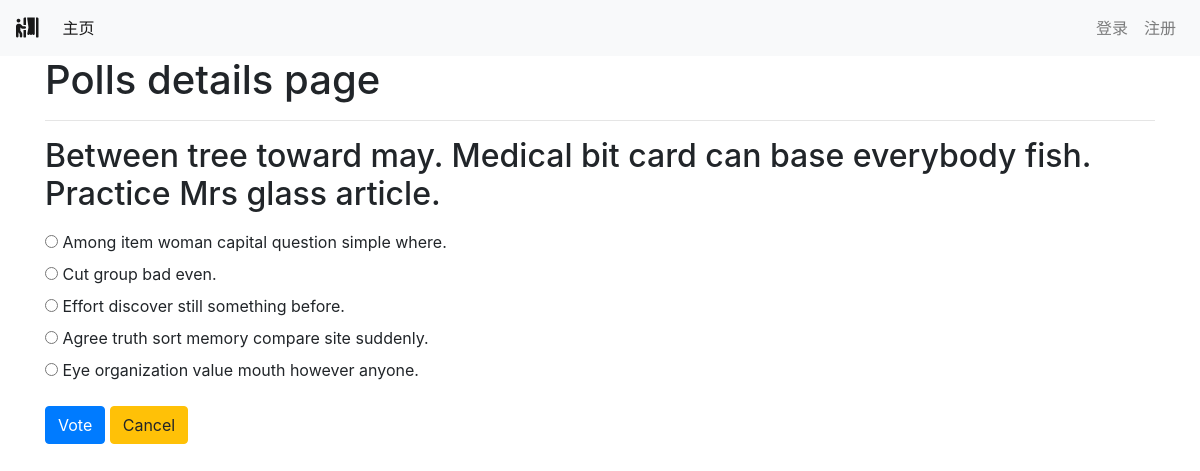
The app's page /polls/2/ with its own data.
### polls/models.py (models this page shows, shortened)
class Poll(models.Model):
    owner = models.ForeignKey(User, on_delete=models.CASCADE)
    text = models.TextField()
    pub_date = models.DateTimeField(default=timezone.now)
    active = models.BooleanField(default=True)
    def __str__(self):
        return self.text

class Choice(models.Model):
    poll = models.ForeignKey(Poll, on_delete=models.CASCADE)
    choice_text = models.CharField(max_length=255)

### polls/views.py (the view)
# urls.py: path('<int:poll_id>/', views.poll_detail, name='detail'),
def poll_detail(request, poll_id):
    poll = get_object_or_404(Poll, id=poll_id)
    if not poll.active:
        return render(request, 'polls/poll_result.html', {'poll': poll})
    loop_count = poll.choice_set.count()
    context = {
        'poll': poll,
        'loop_time': range(0, loop_count),
    }
    return render(request, 'polls/poll_detail.html', context)

### polls/templates/polls/poll_detail.html (shortened to what this page needs)
{% extends 'base.html' %}
{% block content %}
<div class="container">
    <h1>Polls details page</h1>
    <hr>
    <h2 class="mt-3 mb-3">{{ poll }}</h2>
    <form action="{% url 'polls:vote' poll.id %}" method="POST">
        {% for choice in poll.choice_set.all %}
        <input type="radio" name="choice" id="choice{{ forloop.counter }}" value="{{ choice.id }}">
        <label for="choice{{ forloop.counter }}">{{ choice.choice_text }}</label>
        <br>
        {% endfor %}
        <input type="submit" value="Vote" class="btn btn-primary mt-3">
        <a class="btn btn-warning mt-3" href="{% url 'polls:list' %}" role="button">Cancel</a>
    </form>
</div>
{% endblock content %}

### templates/base.html (shortened to what this page needs)
{% load static %}
<!DOCTYPE html>
<html lang="en">
<head>
    <link rel="stylesheet" href="https://maxcdn.bootstrapcdn.com/bootstrap/4.0.0/css/bootstrap.min.css"
>
    <link rel="stylesheet" href="https://use.fontawesome.com/releases/v5.6.3/css/all.css"
>
</head>
<body>
    {% include 'includes/navbar.html' %}
    {% block content %}
    {% endblock content %}
</body>
</html>

### templates/includes/navbar.html (shortened to what this page needs)
<nav class="navbar navbar-expand-sm navbar-light bg-light">
    <a class="navbar-brand" href="{% url 'home' %}"><i class="fas fa-person-booth"></i></a>
    <div class="collapse navbar-collapse" id="collapsibleNavId">
        <ul class="navbar-nav mr-auto mt-2 mt-lg-0">
            <li class="nav-item active">
                <a class="nav-link" href="{% url 'home' %}">主页 <span class="sr-only">(当前)</span></a>
            </li>
        </ul>
        <div class="navbar-nav ml-auto">
            {% if request.user.is_authenticated %}
            <a class="nav-link" href="{% url 'polls:list_by_user' %}">我的投票</a>
            <a class="nav-link" href="{% url 'accounts:logout' %}">退出</a>
            {% else %}
            <a class="nav-link" href="{% url 'accounts:login' %}">登录</a>
            <a class="nav-link" href="{% url 'accounts:register' %}">注册</a>
            {% endif %}
        </div>
    </div>
</nav>

### records on screen
Poll: text "Between tree toward may. Medical bit card can base everybody fish. Practice Mrs glass article."
Choice: choice_text "Among item woman capital question simple where."
Choice: choice_text "Cut group bad even."
Choice: choice_text "Effort discover still something before."
Choice: choice_text "Agree truth sort memory compare site suddenly."
Choice: choice_text "Eye organization value mouth however anyone."
